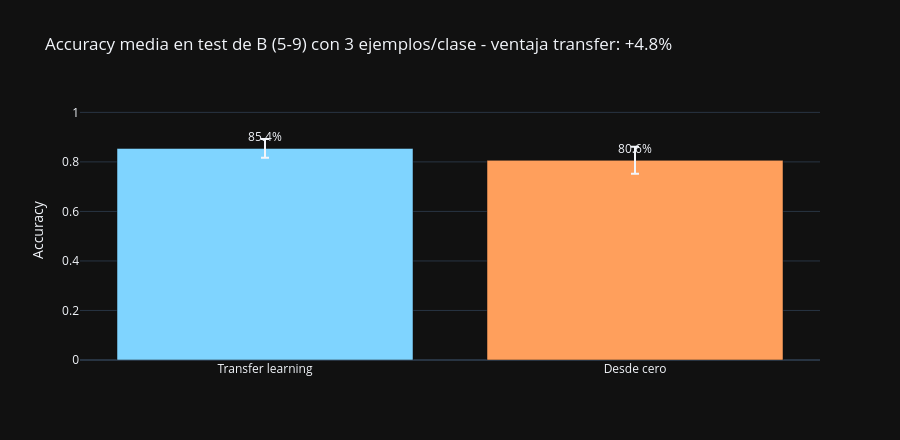
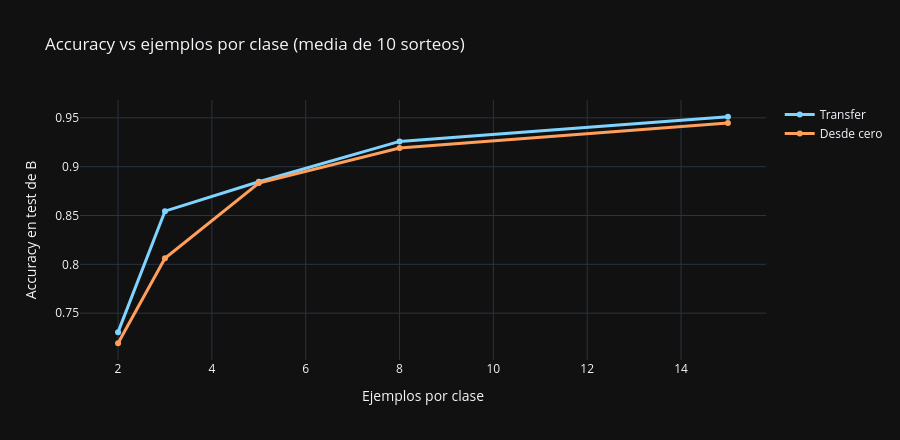

Notebook code cell kept with these figures, in order:
### Markdown cell above
## 📊 6 · Comparacion: transfer vs scratch

Barras con media y desvio en el regimen few-shot, y la **curva** de accuracy a medida que crece el numero de ejemplos por clase. Ahi se ve donde el transfer ayuda y donde la ventaja se diluye.

### Code cell
# 6 - Comparacion: barras con la media +- desvio, y la curva al variar los datos
delta = acc_transfer - acc_scratch
fig = go.Figure()
fig.add_trace(go.Bar(x=['Transfer learning', 'Desde cero'],
    y=[acc_transfer, acc_scratch], marker_color=[PRIMARY, ACCENT],
    error_y=dict(type='data', array=[np.std(acc_tr), np.std(acc_sc)]),
    text=[f'{acc_transfer:.1%}', f'{acc_scratch:.1%}'], textposition='outside'))
fig.update_layout(
    title=f'Accuracy media en test de B (5-9) con 3 ejemplos/clase - ventaja transfer: {delta:+.1%}',
    yaxis_title='Accuracy', yaxis_range=[0, 1.05], showlegend=False, height=440)
fig.show()

# Curva: como cambia la ventaja a medida que hay MAS datos por clase
grid = [2, 3, 5, 8, 15]
curve_tr, curve_sc = [], []
for npc in grid:
    tt, ss = [], []
    for d in range(N_DRAWS):
        Xf, yf = sample_fewshot(npc, draw_seed=d)
        torch.manual_seed(d); tt.append(accuracy(train(build_transfer(), Xf, yf, 300, 0.05), XB_te_t, yB_te_t))
        torch.manual_seed(d); ss.append(accuracy(train(build_scratch(),  Xf, yf, 300, 0.05), XB_te_t, yB_te_t))
    curve_tr.append(np.mean(tt)); curve_sc.append(np.mean(ss))

fig2 = go.Figure()
fig2.add_trace(go.Scatter(x=grid, y=curve_tr, name='Transfer', mode='lines+markers', line=dict(color=PRIMARY, width=3)))
fig2.add_trace(go.Scatter(x=grid, y=curve_sc, name='Desde cero', mode='lines+markers', line=dict(color=ACCENT, width=3)))
fig2.update_layout(title='Accuracy vs ejemplos por clase (media de 10 sorteos)',
    xaxis_title='Ejemplos por clase', yaxis_title='Accuracy en test de B', height=440)
fig2.show()

print('ejemplos/clase :', grid)
print('transfer       :', [round(v,3) for v in curve_tr])
print('desde cero     :', [round(v,3) for v in curve_sc])
print('ventaja        :', [round(t-s,3) for t,s in zip(curve_tr, curve_sc)])

### Figure 1 — Plotly figure (JSON) as saved in the notebook; plotly's stock layout.template omitted (floating-point values rounded to 4 significant figures)
{"data": [{"error_y": {"array": [0.0379, 0.05449], "type": "data"}, "marker": {"color": ["#7fd4ff", "#ff9f5c"]}, "text": ["85.4%", "80.6%"], "textposition": "outside", "type": "bar", "x": ["Transfer learning", "Desde cero"], "y": [0.8545, 0.8063]}], "layout": {"height": 440, "showlegend": false, "title": {"text": "Accuracy media en test de B (5-9) con 3 ejemplos/clase - ventaja transfer: +4.8%"}, "yaxis": {"range": [0, 1.05], "title": {"text": "Accuracy"}}}}

### Figure 2 — Plotly figure (JSON) as saved in the notebook; plotly's stock layout.template omitted (floating-point values rounded to 4 significant figures)
{"data": [{"line": {"color": "#7fd4ff", "width": 3}, "mode": "lines+markers", "name": "Transfer", "type": "scatter", "x": [2, 3, 5, 8, 15], "y": [0.7306, 0.8545, 0.8846, 0.9259, 0.9511]}, {"line": {"color": "#ff9f5c", "width": 3}, "mode": "lines+markers", "name": "Desde cero", "type": "scatter", "x": [2, 3, 5, 8, 15], "y": [0.7192, 0.8063, 0.8833, 0.9192, 0.9446]}], "layout": {"height": 440, "title": {"text": "Accuracy vs ejemplos por clase (media de 10 sorteos)"}, "xaxis": {"title": {"text": "Ejemplos por clase"}}, "yaxis": {"title": {"text": "Accuracy en test de B"}}}}
